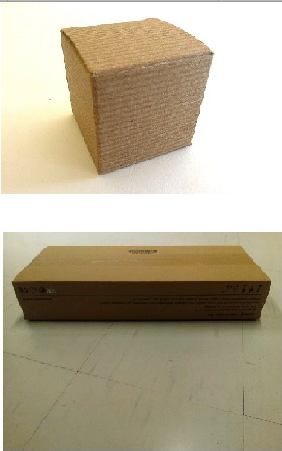
#> input picture research/opencv/images/box.png, 282 x 451 px, found by its file name
$ python noise2.py   (older library calls are emulated)
#> lines starting #> are read from the running program, lines starting #| are printed output that depends on the picture; after the words box and inside, x2 and y2 are one past the last pixel; in counts of white or black regions, pixels touching at a corner belong together
import cv2
import numpy as np

def unsharp_mask(img, blur_size = (9,9), imgWeight = 1.5, gaussianWeight = -0.5):
    gaussian = cv2.GaussianBlur(img, (5,5), 0)
    return cv2.addWeighted(img, imgWeight, gaussian, gaussianWeight, 0)

img_file = 'box.png'
img = cv2.imread(img_file, cv2.IMREAD_COLOR)
#> img is the input picture: shape (451, 282, 3); mean B, G, R 148.4, 172.1, 182.5
img = cv2.blur(img, (5, 5))
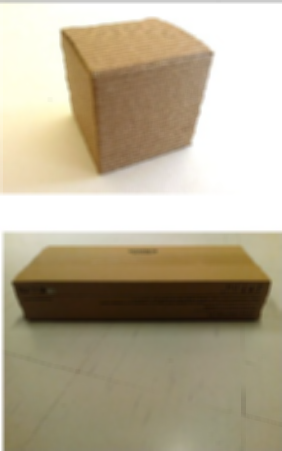
#> img: shape (451, 282, 3); mean B, G, R 148.4, 172.1, 182.6
img = unsharp_mask(img)
img = unsharp_mask(img)
img = unsharp_mask(img)

hsv = cv2.cvtColor(img, cv2.COLOR_BGR2HSV)
#> hsv: shape (451, 282, 3); mean H, S, V 18.4, 63.9, 182.5
h, s, v = cv2.split(hsv)
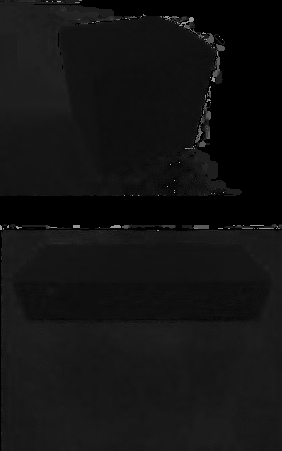
#> h: shape (451, 282); min 0, max 177, mean 18.4
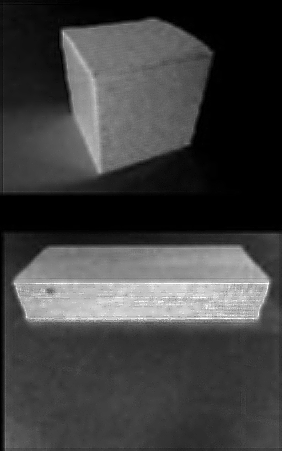
#> s: shape (451, 282); min 0, max 255, mean 63.9
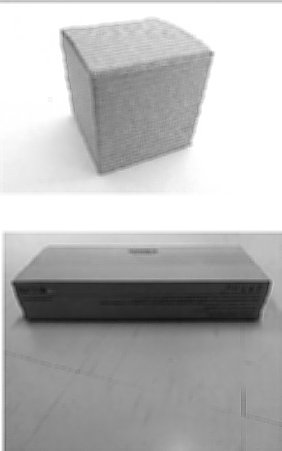
#> v: shape (451, 282); min 19, max 255, mean 182.5

thresh = cv2.adaptiveThreshold(s, 255, cv2.ADAPTIVE_THRESH_GAUSSIAN_C, cv2.THRESH_BINARY_INV, 11, 2)
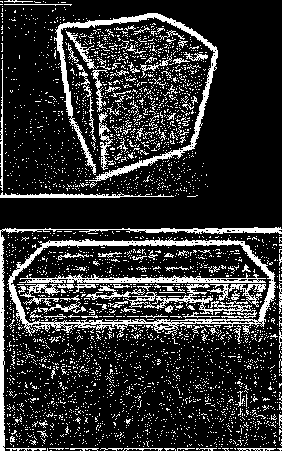
#> thresh: shape (451, 282); 18.4% white in thin lines or dots
_, contours, heirarchy = cv2.findContours(thresh.copy(), cv2.RETR_TREE, cv2.CHAIN_APPROX_SIMPLE)
#> contours = 3906 contours, 3859 with area under 20; largest, box (x1, y1, x2, y2) and area: (7, 237, 276, 336) 20742, (10, 243, 272, 324) 17962, (54, 13, 218, 182) 2083, (0, 227, 282, 451) 1228, (19, 273, 266, 283) 988
cnts = sorted(contours, key = cv2.contourArea, reverse = True)
#> cnts has the same summary as contours
#for cnt in cnts:
canvas_for_contours = thresh.copy()
cv2.drawContours(thresh, cnts[:-1], 0, (0,255,0), 3)
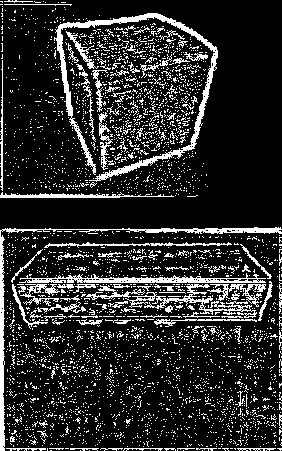
#> thresh: shape (451, 282); 16.8% white in thin lines or dots
cv2.drawContours(canvas_for_contours, contours, 0, (0,255,0), 3)
#> canvas_for_contours: shape (451, 282); 18.4% white in thin lines or dots
cv2.imshow('Result', canvas_for_contours - thresh)
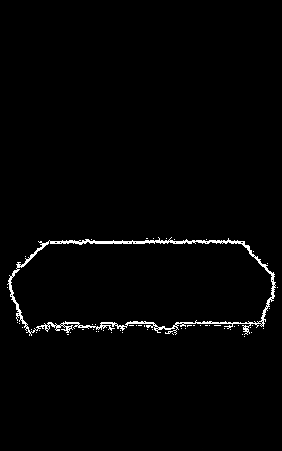
#> window 'Result': shape (451, 282); min 0, max 255, mean 4.1
cv2.imwrite("result.jpg", canvas_for_contours - thresh)
cv2.waitKey(0)
